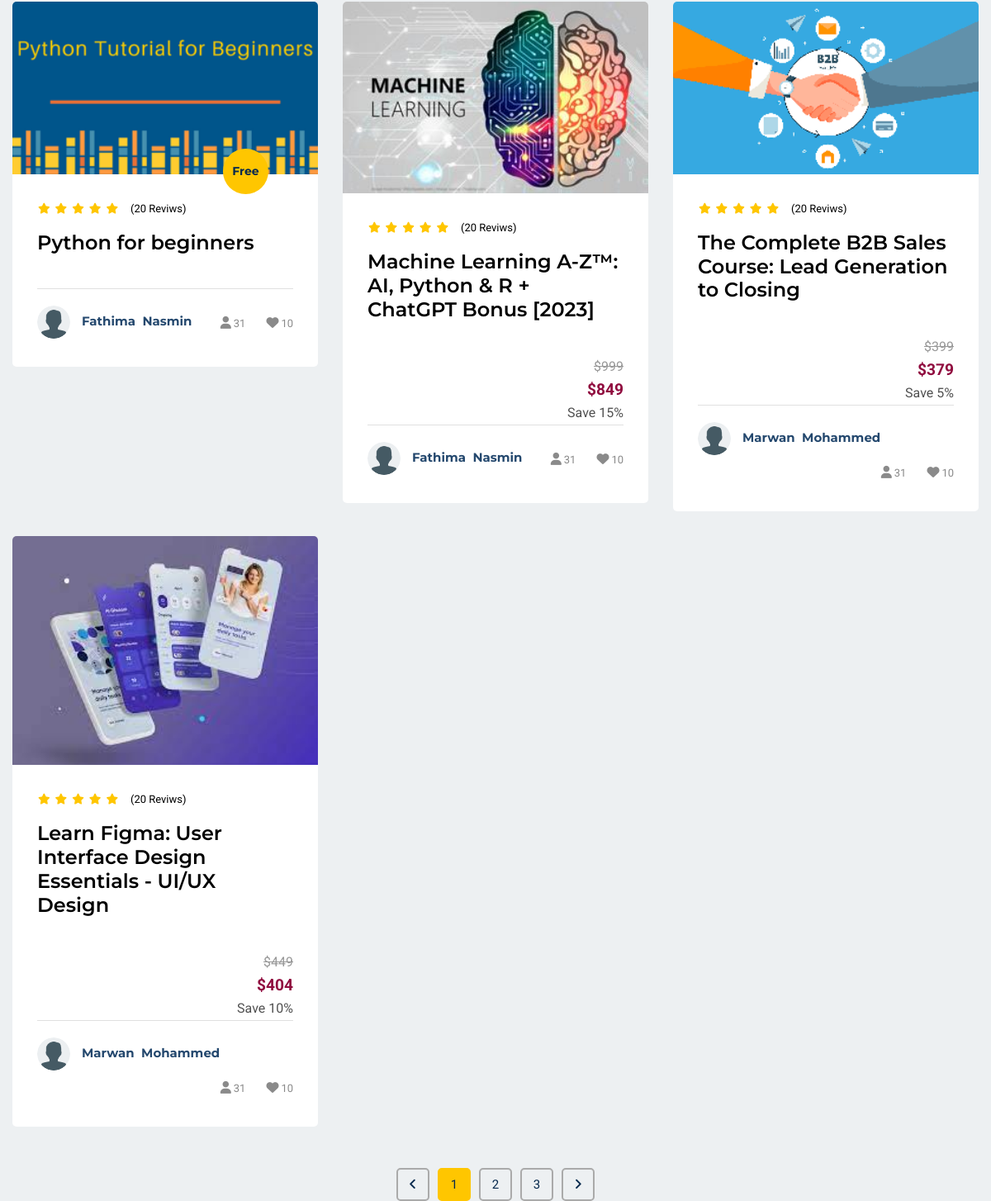
The app's page /course-lists/ (middle part), older data.
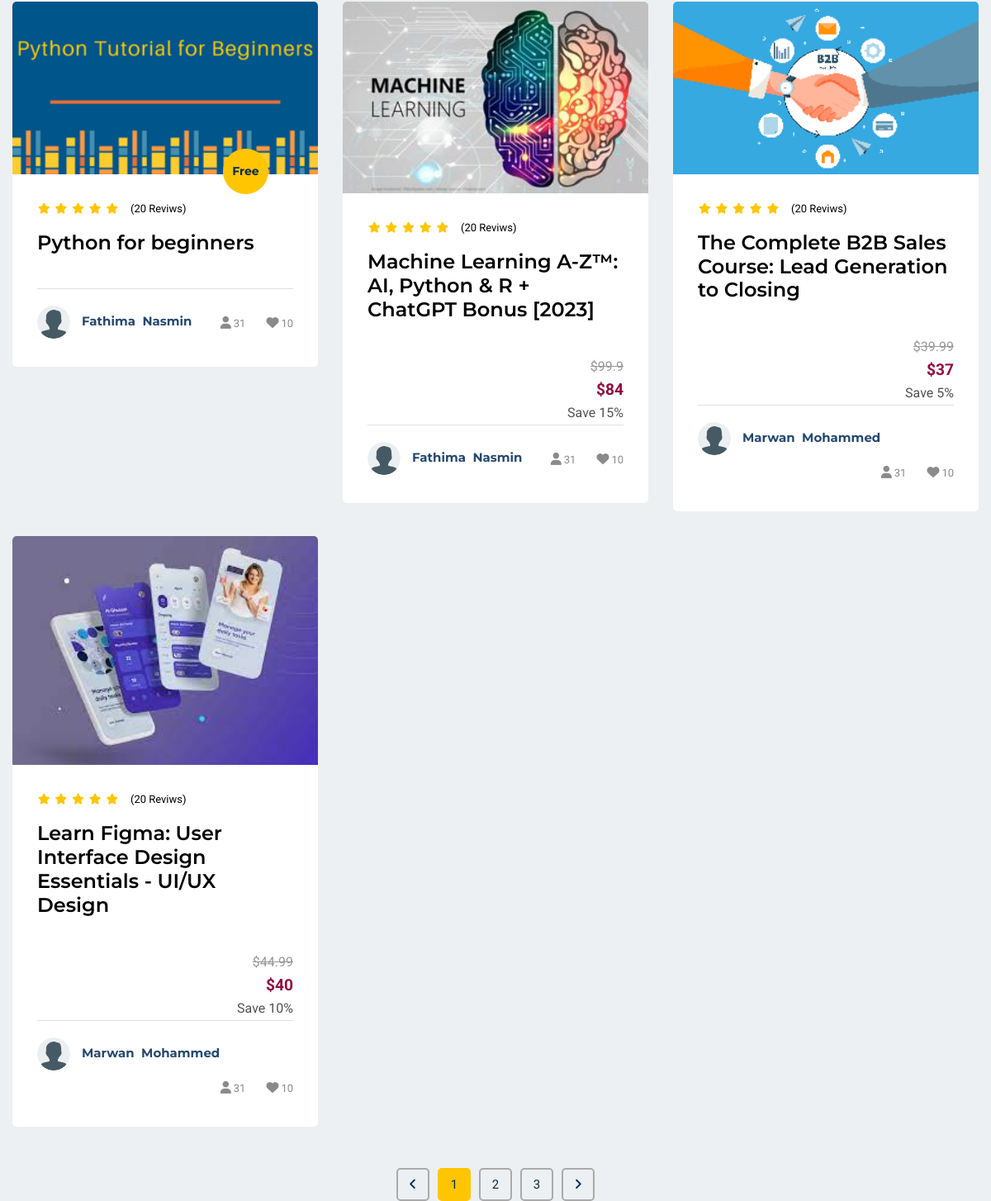
The same page, newer data.
### lms_main/models.py (models this page shows, shortened)
class Course(models.Model):
    STATUS = (
        ('PUBLISH', 'PUBLISH'),
        ('DRAFT', 'DRAFT'),
    )
    title = models.CharField(max_length=300)
    description = models.TextField()
    created_at = models.DateField(auto_now_add=True)
    featured_image = models.ImageField(
        upload_to='course/featured_images/', null=True)
    price = models.IntegerField(
        null=True, default=0)
    discount = models.IntegerField(null=True, blank=True)
    slug = models.SlugField(unique=True, null=True,
                            blank=True, max_length=300)
    status = models.CharField(choices=STATUS, max_length=100, null=True)
    author = models.ForeignKey(user_model.Instructor, on_delete=models.CASCADE)
    category = models.ForeignKey(
        lms_main_model.Category, on_delete=models.CASCADE)
    level = models.ForeignKey(lms_main_model.Level, on_delete=models.CASCADE)

### user/models.py (models this page shows, shortened)
class Instructor(models.Model):
    instructor = models.OneToOneField(
        User, on_delete=models.CASCADE, primary_key=True)
    profile_image = models.ImageField(
        null=True, blank=True, upload_to="profile_pictures/instructor/")
    about_me = models.TextField(null=True, blank=True)
    designation = models.CharField(null=True, blank=True, max_length=100)
    @property
    def profile_image_url(self):
        if self.profile_image and hasattr(self.profile_image, 'url'):
            return self.profile_image.url
        else:
            return "/static/images/profile/user.png"

class User(AbstractUser):
    username = models.CharField(_("Username"), max_length=150)
    email = models.EmailField(_("email address"), unique=True)
    USERNAME_FIELD = "email"
    REQUIRED_FIELDS = []
    objects = CustomUserManager()

### lms_main/views.py (the view)
# urls.py: path('course-lists/', lms_main_view.course_lists, name='course-lists'),
def course_lists(request):
    categories = models.Category.objects.all()
    all_courses = models.Course.objects.filter(status='PUBLISH').all()
    context = {
        'categories': categories,
        'courses': all_courses,
    }
    return render(request, 'lms_main/course_lists.html', context)

### lms_main/templatetags/course_tags.py (called while the page is built)
@register.simple_tag
def discount_calculation(price, discount):
    if discount is None or discount == 0:
        return price
    sell_price = price
    sell_price = price - (price * discount / 100)
    return math.floor(sell_price)

### lms_main/templates/lms_main/course_lists.html (shortened to what this page needs)
{% extends 'lms_main/base.html' %}
{% load static %}
{% load course_tags %}
{% block main %}
<section id="courses-part" class="pt-120 pb-120 gray-bg">
    <div class="container">
        <div class="tab-content" id="myTabContent">
            <div class="tab-pane fade show active" id="courses-grid" role="tabpanel" aria-labelledby="courses-grid-tab">
                <div class="row">
                    {% for course in courses %}
                    <div class="col-lg-4 col-md-6">
                        <div class="singel-course mt-30">
                            <div class="thum">
                                <div class="image">
                                    <img src="{{ course.featured_image.url }}" alt="Course">
                                </div>
                                <div class="price">
                                   {% if course.price == 0 %}
                                    <span>Free</span>
                                    {% endif %}
                                </div>
                            </div>
                            <div class="cont">
                                <ul>
                                    <li><i class="fa fa-star"></i></li>
                                    <li><i class="fa fa-star"></i></li>
                                    <li><i class="fa fa-star"></i></li>
                                    <li><i class="fa fa-star"></i></li>
                                    <li><i class="fa fa-star"></i></li>
                                </ul>
                                <span>(20 Reviws)</span>
                                <a href="{% url 'lms_main:single-course' course.slug %}">
                                    <h4>{{ course.title }}</h4>
                                </a>
                                {% if course.price != 0 %}
                                <div class="discount-container">
                                    <p class="old-price">&#36;{{ course.price }}</p>
                                    <p class="new-price">&#36;{% discount_calculation course.price course.discount %}</p>
                                    <p>Save {{course.discount}}%</p>
                                </div>
                                {% endif %}
                                <div class="course-teacher">
                                    <div class="thum">
                                        <a href="#"><img src="{{ course.author.profile_image_url }}" alt="Instructor" class="rounded-circle">
                                    </a>
                                    </div>
                                    <div class="name">
                                        <a href="#">
                                            <h6>{{ course.author.instructor.first_name }}&nbsp; {{ course.author.instructor.last_name }}</h6>
                                        </a>
                                    </div>
                                    <div class="admin">
                                        <ul>
                                            <li><a href="#"><i class="fa fa-user"></i><span>31</span></a></li>
                                            <li><a href="#"><i class="fa fa-heart"></i><span>10</span></a></li>
                                        </ul>
                                    </div>
                                </div>
                            </div>
                        </div>
                    </div>
                    {% endfor %}
                </div>
            </div>
        </div>
        <div class="row">
            <div class="col-lg-12">
                <nav class="courses-pagination mt-50">
                    <ul class="pagination justify-content-center">
                        <li class="page-item">
                            <a href="#" aria-label="Previous">
                                <i class="fa fa-angle-left"></i>
                            </a>
                        </li>
                        <li class="page-item"><a class="active" href="#">1</a></li>
                        <li class="page-item"><a href="#">2</a></li>
                        <li class="page-item"><a href="#">3</a></li>
                        <li class="page-item">
                            <a href="#" aria-label="Next">
                                <i class="fa fa-angle-right"></i>
                            </a>
                        </li>
                    </ul>
                </nav>
            </div>
        </div>
    </div>
</section>
{% endblock %}

### lms_main/templates/lms_main/base.html (shortened to what this page needs)
{% load static %}
<!doctype html>
<html lang="en">
<head>
    <link rel="stylesheet" href="{% static 'css/slick.css' %}">
    <link rel="stylesheet" href="{% static 'css/animate.css' %}">
    <link rel="stylesheet" href="{% static 'css/nice-select.css' %}">
    <link rel="stylesheet" href="{% static 'css/jquery.nice-number.min.css' %}">
    <link rel="stylesheet" href="{% static 'css/magnific-popup.css' %}">
    <link rel="stylesheet" href="{% static 'css/bootstrap.min.css' %}">
    <link rel="stylesheet" href="{% static 'css/font-awesome.min.css' %}">
    <link rel="stylesheet" href="{% static 'css/default.css' %}">
    <link rel="stylesheet" href="{% static 'css/style.css' %}">
    <link rel="stylesheet" href="{% static 'css/responsive.css' %}">
</head>
<body>
    {% block main %}{% endblock %}
</body>

### lms_main/templates/lms_main/components/navbar.html (shortened to what this page needs)
{% load static %}

### lms_main/templates/lms_main/components/footer.html (shortened to what this page needs)
{% load static %}

### static/css/default.css (style rules this page uses)
.mt-30 { margin-top: 30px; }
.mt-50 { margin-top: 50px; }
.pt-120 { padding-top: 120px; }
.pb-120 { padding-bottom: 120px; }
.gray-bg { background: #edf0f2; }

### static/css/style.css (style rules this page uses)
body { font-family: 'Roboto', sans-serif; font-weight: 400; font-style: normal; -webkit-font-smoothing: antialiased; -moz-osx-font-smoothing: grayscale; }
img { max-width: 100%; }
h1, h2, h3, h4, h5, h6 { font-family: 'Montserrat', sans-serif; font-weight: 700; color: #1d2025; margin: 0px; }
h4 { font-size: 22px; }
h6 { font-size: 16px; }
ul,ol { margin: 0px; padding: 0px; list-style-type: none; }
p { font-size: 16px; font-weight: 400; line-height: 28px; color: #505050; margin: 0px; }
.singel-course { background-color: #fff; border-radius: 5px; overflow: hidden; }
.singel-course > .thum { position: relative; }
.singel-course .thum .image { overflow: hidden; }
.singel-course .thum .image img { width: 100%; -webkit-transition: all 0.4s linear; transition: all 0.4s linear; }
.singel-course .thum .price { position: absolute; right: 60px; bottom: -24px; }
.singel-course .thum .price span { font-size: 14px; color: #07294d; font-family: 'Montserrat', sans-serif; font-weight: 700; width: 55px; height: 55px; line-height: 55px; border-radius: 50%; background-color: #ffc600; text-align: center; }
.singel-course .cont { padding-top: 28px; padding-bottom: 34px; padding-left: 30px; padding-right: 30px; }
.singel-course .cont > ul { display: inline-block; margin-right: 10px; }
.singel-course .cont ul li { display: inline-block; margin: 1px; }
.singel-course .cont ul li > i { font-size: 13px; color: #ffc600; }
.singel-course .cont span { font-size: 13px; color: #000; }
.singel-course .cont h4 { font-weight: 600; font-size: 24px; color: #000; padding-top: 15px; padding-bottom: 40px; -webkit-transition: all 0.4s linear; transition: all 0.4s linear; }
.singel-course .course-teacher { border-top: 1px solid #e0e0e0; padding-top: 20px; overflow: hidden; }
.singel-course .course-teacher > .thum { display: inline-block; }
.singel-course .course-teacher > .thum img { border-radius: 50%; width: 40px; height: 40px; }
.singel-course .course-teacher .name { display: inline-block; margin-left: 10px; position: relative; bottom: 13px; }
.singel-course .course-teacher .name a h6 { font-size: 15px; color: #24486e; -webkit-transition: all 0.4s linear; transition: all 0.4s linear; }
.singel-course .course-teacher .admin { display: inline-block; float: right; overflow: hidden; }
.singel-course .course-teacher .admin ul { margin-top: 8px; }
.singel-course .course-teacher .admin ul li { margin-right: 20px; }
.singel-course .course-teacher .admin ul li:last-child { margin-right: 0; }
.singel-course .course-teacher .admin ul li a { font-size: 15px; color: #8a8a8a; -webkit-transition: all 0.4s linear; transition: all 0.4s linear; }
.singel-course .course-teacher .admin ul li a span { color: #8a8a8a; margin-left: 3px; }
.tab-content .singel-course .course-teacher .name { bottom: 0; }
.courses-pagination .pagination .page-item { margin: 0 5px; }
.courses-pagination .pagination .page-item a { font-size: 15px; color: #07294d; width: 40px; height: 40px; line-height: 36px; border: 2px solid #aaa; border-radius: 5px; text-align: center; -webkit-transition: all 0.4s linear; transition: all 0.4s linear; }
.courses-pagination .pagination .page-item a.active, .courses-pagination .pagination .page-item a:hover { background-color: #ffc600; border-color: #ffc600; }
.discount-container { text-align: right; display: inline; }
.old-price { text-decoration: line-through; color: #999; }
.new-price { font-size: 1.2em; color:#900C3F; font-weight: bold; }

Row changes from the older to the newer data that the page shows:
changed Course "Machine Learning A-Z™: AI, Python & R + ChatGPT Bonus [2023]": price "999" → "99.9"; price+discount "849" → "84"
changed Course "The Complete B2B Sales Course: Lead Generation to Closing": price "399" → "39.99"; price+discount "379" → "37"
changed Course "Learn Figma: User Interface Design Essentials - UI/UX Design": price "449" → "44.99"; price+discount "404" → "40"
